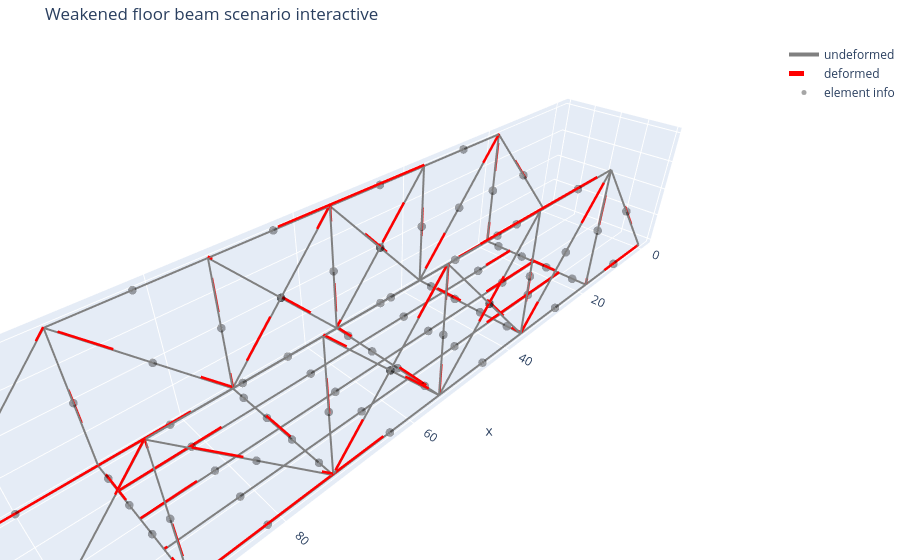

The notebook cell saved with this chart:
### Code cell
model_path = "inputs/final_bridge/scenario_weakened_floor_beam.json"
_, clean_model, data, summary = preprocess_model(model_path)
package = solve_complete_model(clean_model, data)

fig = plot_structure_plotly(
    clean_model,
    data,
    U=package["results"]["U"],
    scale=3000,
    selector="all",
    show_undeformed=True,
    show_deformed=True,
    show_nodes=False,
    show_node_labels=False,
    show_element_hover=True,
    title="Weakened floor beam scenario interactive",
    save_html="outputs/final_bridge/scenario_weakened_floor_beam_interactive.html",
)
fig.show()

### Figure 1 — Plotly figure (JSON) as saved in the notebook; plotly's stock layout.template omitted (floating-point values rounded to 4 significant figures; data arrays with more than 128 entries replaced by an {"elided": "..."} marker saying what was removed)
{"data": [{"hoverinfo": "skip", "line": {"color": "gray", "dash": "solid", "width": 4}, "mode": "lines", "name": "undeformed", "type": "scatter3d", "x": {"elided": "234 float values"}, "y": {"elided": "234 int values"}, "z": {"elided": "234 int values"}}, {"hoverinfo": "skip", "line": {"color": "red", "dash": "dash", "width": 5}, "mode": "lines", "name": "deformed", "type": "scatter3d", "x": {"elided": "234 float values"}, "y": {"elided": "234 float values"}, "z": {"elided": "234 float values"}}, {"hovertemplate": "%{text}<extra></extra>", "marker": {"color": "black", "opacity": 0.35, "size": 5}, "mode": "markers", "name": "element info", "text": ["Element 101<br>type = 3D_truss<br>nodes = 1 to 2<br>section = lower_chord", "Element 102<br>type = 3D_truss<br>nodes = 2 to 3<br>section = lower_chord", "Element 103<br>type = 3D_truss<br>nodes = 3 to 4<br>section = lower_chord", "Element 104<br>type = 3D_truss<br>nodes = 4 to 5<br>section = lower_chord", "Element 105<br>type = 3D_truss<br>nodes = 5 to 6<br>section = lower_chord", "Element 106<br>type = 3D_truss<br>nodes = 6 to 7<br>section = lower_chord", "Element 107<br>type = 3D_truss<br>nodes = 1 to 8<br>section = upper_end", "Element 108<br>type = 3D_truss<br>nodes = 8 to 9<br>section = upper_chord", "Element 109<br>type = 3D_truss<br>nodes = 9 to 10<br>section = upper_chord", "Element 110<br>type = 3D_truss<br>nodes = 10 to 11<br>section = upper_chord", "Element 111<br>type = 3D_truss<br>nodes = 11 to 12<br>section = upper_chord", "Element 112<br>type = 3D_truss<br>nodes = 7 to 12<br>section = upper_end", "Element 113<br>type = 3D_truss<br>nodes = 2 to 8<br>section = vertical", "Element 114<br>type = 3D_truss<br>nodes = 3 to 9<br>section = vertical", "Element 115<br>type = 3D_truss<br>nodes = 4 to 10<br>section = vertical", "Element 116<br>type = 3D_truss<br>nodes = 5 to 11<br>section = vertical", "Element 117<br>type = 3D_truss<br>nodes = 6 to 12<br>section = vertical", "Element 118<br>type = 3D_truss<br>nodes = 3 to 8<br>section = diagonal", "Element 119<br>type = 3D_truss<br>nodes = 4 to 9<br>section = diagonal", "Element 120<br>type = 3D_truss<br>nodes = 4 to 11<br>section = diagonal", "Element 121<br>type = 3D_truss<br>nodes = 5 to 12<br>section = diagonal", "Element 122<br>type = 3D_truss<br>nodes = 3 to 10<br>section = tension_rod", "Element 123<br>type = 3D_truss<br>nodes = 5 to 10<br>section = tension_rod", "Element 201<br>type = 3D_truss<br>nodes = 13 to 14<br>section = lower_chord", "Element 202<br>type = 3D_truss<br>nodes = 14 to 15<br>section = lower_chord", "Element 203<br>type = 3D_truss<br>nodes = 15 to 16<br>section = lower_chord", "Element 204<br>type = 3D_truss<br>nodes = 16 to 17<br>section = lower_chord", "Element 205<br>type = 3D_truss<br>nodes = 17 to 18<br>section = lower_chord", "Element 206<br>type = 3D_truss<br>nodes = 18 to 19<br>section = lower_chord", "Element 207<br>type = 3D_truss<br>nodes = 13 to 20<br>section = upper_end", "Element 208<br>type = 3D_truss<br>nodes = 20 to 21<br>section = upper_chord", "Element 209<br>type = 3D_truss<br>nodes = 21 to 22<br>section = upper_chord", "Element 210<br>type = 3D_truss<br>nodes = 22 to 23<br>section = upper_chord", "Element 211<br>type = 3D_truss<br>nodes = 23 to 24<br>section = upper_chord", "Element 212<br>type = 3D_truss<br>nodes = 19 to 24<br>section = upper_end", "Element 213<br>type = 3D_truss<br>nodes = 14 to 20<br>section = vertical", "Element 214<br>type = 3D_truss<br>nodes = 15 to 21<br>section = vertical", "Element 215<br>type = 3D_truss<br>nodes = 16 to 22<br>section = vertical", "Element 216<br>type = 3D_truss<br>nodes = 17 to 23<br>section = vertical", "Element 217<br>type = 3D_truss<br>nodes = 18 to 24<br>section = vertical", "Element 218<br>type = 3D_truss<br>nodes = 15 to 20<br>section = diagonal", "Element 219<br>type = 3D_truss<br>nodes = 16 to 21<br>section = diagonal", "Element 220<br>type = 3D_truss<br>nodes = 16 to 23<br>section = diagonal", "Element 221<br>type = 3D_truss<br>nodes = 17 to 24<br>section = diagonal", "Element 222<br>type = 3D_truss<br>nodes = 15 to 22<br>section = tension_rod", "Element 223<br>type = 3D_truss<br>nodes = 17 to 22<br>section = tension_rod", "Element 301<br>type = 3D_frame<br>nodes = 2 to 25<br>section = floor_beam", "Element 302<br>type = 3D_frame<br>nodes = 25 to 26<br>section = floor_beam", "Element 303<br>type = 3D_frame<br>nodes = 26 to 27<br>section = floor_beam", "Element 304<br>type = 3D_frame<br>nodes = 27 to 14<br>section = floor_beam", "Element 305<br>type = 3D_frame<br>nodes = 3 to 28<br>section = floor_beam", "Element 306<br>type = 3D_frame<br>nodes = 28 to 29<br>section = floor_beam", "Element 307<br>type = 3D_frame<br>nodes = 29 to 30<br>section = floor_beam", "Element 308<br>type = 3D_frame<br>nodes = 30 to 15<br>section = floor_beam", "Element 309<br>type = 3D_frame<br>nodes = 4 to 31<br>section = floor_beam_damaged", "Element 310<br>type = 3D_frame<br>nodes = 31 to 32<br>section = floor_beam_damaged", "Element 311<br>type = 3D_frame<br>nodes = 32 to 33<br>section = floor_beam_damaged", "Element 312<br>type = 3D_frame<br>nodes = 33 to 16<br>section = floor_beam_damaged", "Element 313<br>type = 3D_frame<br>nodes = 5 to 34<br>section = floor_beam", "Element 314<br>type = 3D_frame<br>nodes = 34 to 35<br>section = floor_beam", "Element 315<br>type = 3D_frame<br>nodes = 35 to 36<br>section = floor_beam", "Element 316<br>type = 3D_frame<br>nodes = 36 to 17<br>section = floor_beam", "Element 317<br>type = 3D_frame<br>nodes = 6 to 37<br>section = floor_beam", "Element 318<br>type = 3D_frame<br>nodes = 37 to 38<br>section = floor_beam", "Element 319<br>type = 3D_frame<br>nodes = 38 to 39<br>section = floor_beam", "Element 320<br>type = 3D_frame<br>nodes = 39 to 18<br>section = floor_beam", "Element 401<br>type = 3D_frame<br>nodes = 25 to 28<br>section = stringer_light", "Element 402<br>type = 3D_frame<br>nodes = 28 to 31<br>section = stringer_light", "Element 403<br>type = 3D_frame<br>nodes = 31 to 34<br>section = stringer_light", "Element 404<br>type = 3D_frame<br>nodes = 34 to 37<br>section = stringer_light", "Element 405<br>type = 3D_frame<br>nodes = 26 to 29<br>section = stringer_heavy", "Element 406<br>type = 3D_frame<br>nodes = 29 to 32<br>section = stringer_heavy", "Element 407<br>type = 3D_frame<br>nodes = 32 to 35<br>section = stringer_heavy", "Element 408<br>type = 3D_frame<br>nodes = 35 to 38<br>section = stringer_heavy", "Element 409<br>type = 3D_frame<br>nodes = 27 to 30<br>section = stringer_light", "Element 410<br>type = 3D_frame<br>nodes = 30 to 33<br>section = stringer_light", "Element 411<br>type = 3D_frame<br>nodes = 33 to 36<br>section = stringer_light", "Element 412<br>type = 3D_frame<br>nodes = 36 to 39<br>section = stringer_light"], "type": "scatter3d", "x": [9.088, 27.26, 45.44, 63.62, 81.79, 99.97, 9.088, 27.26, 45.44, 63.62, 81.79, 99.97, 18.18, 36.35, 54.53, 72.7, 90.88, 27.26, 45.44, 63.62, 81.79, 45.44, 63.62, 9.088, 27.26, 45.44, 63.62, 81.79, 99.97, 9.088, 27.26, 45.44, 63.62, 81.79, 99.97, 18.18, 36.35, 54.53, 72.7, 90.88, 27.26, 45.44, 63.62, 81.79, 45.44, 63.62, 18.18, 18.18, 18.18, 18.18, 36.35, 36.35, 36.35, 36.35, 54.53, 54.53, 54.53, 54.53, 72.7, 72.7, 72.7, 72.7, 90.88, 90.88, 90.88, 90.88, 27.26, 45.44, 63.62, 81.79, 27.26, 45.44, 63.62, 81.79, 27.26, 45.44, 63.62, 81.79], "y": [0, 0, 0, 0, 0, 0, 0, 0, 0, 0, 0, 0, 0, 0, 0, 0, 0, 0, 0, 0, 0, 0, 0, 20, 20, 20, 20, 20, 20, 20, 20, 20, 20, 20, 20, 20, 20, 20, 20, 20, 20, 20, 20, 20, 20, 20, 2.5, 7.5, 12.5, 17.5, 2.5, 7.5, 12.5, 17.5, 2.5, 7.5, 12.5, 17.5, 2.5, 7.5, 12.5, 17.5, 2.5, 7.5, 12.5, 17.5, 5, 5, 5, 5, 10, 10, 10, 10, 15, 15, 15, 15], "z": [0, 0, 0, 0, 0, 0, 10, 20, 20, 20, 20, 10, 10, 10, 10, 10, 10, 10, 10, 10, 10, 10, 10, 0, 0, 0, 0, 0, 0, 10, 20, 20, 20, 20, 10, 10, 10, 10, 10, 10, 10, 10, 10, 10, 10, 10, 0, 0, 0, 0, 0, 0, 0, 0, 0, 0, 0, 0, 0, 0, 0, 0, 0, 0, 0, 0, 0, 0, 0, 0, 0, 0, 0, 0, 0, 0, 0, 0]}], "layout": {"margin": {"b": 0, "l": 0, "r": 0, "t": 40}, "scene": {"aspectmode": "data", "xaxis": {"title": {"text": "x"}}, "yaxis": {"title": {"text": "y"}}, "zaxis": {"title": {"text": "z"}}}, "showlegend": true, "title": {"text": "Weakened floor beam scenario interactive"}}}
